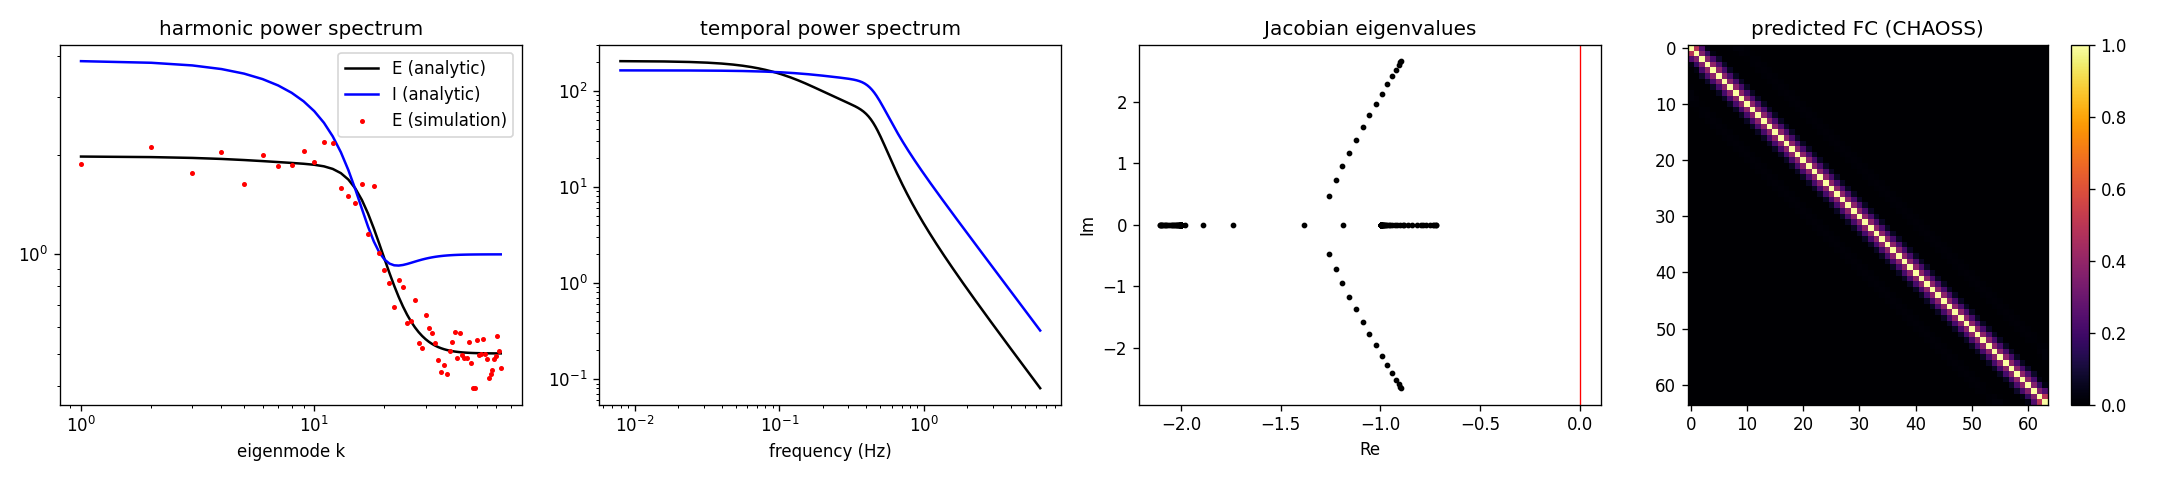

Here is the Python script that generated this plot:
"""Reproduce the reference setting: spectra, stability and FC on a 64-node chain graph.

Run: python examples/grid_demo.py  (writes grid_demo.png next to this file)
"""
import jax
import jax.numpy as jnp
import numpy as np

jax.config.update("jax_enable_x64", True)

import gnfjax as g

eigs, U = g.grid_laplacian_eigensystem(64, 1.0)
params = g.GNFParams(alpha_ee=20.0, alpha_ie=15.0, alpha_ei=15.0, alpha_ii=5.0, p=-5.0, q=-8.0,
                     sigma_ee=2.0, sigma_ie=2.0, sigma_ei=2.0, sigma_ii=2.0, tau_e=1.0, tau_i=0.5)

states, valid = g.steady_states(params)
for s in np.asarray(states)[np.asarray(valid)]:
    cls = int(g.classify_steady_state(params, eigs, s[0], s[1]))
    print(f"steady state E*={s[0]:.4f} I*={s[1]:.4f}  class={cls}  "
          f"distance to instability={float(g.distance_to_instability(params, eigs, s[0], s[1])):.4f}")

ess, iss = max((s for s in np.asarray(states)[np.asarray(valid)]),
               key=lambda s: float(g.distance_to_instability(params, eigs, s[0], s[1])))
p_e, p_i = g.harmonic_spectrum(params, eigs, ess, iss)
omegas = jnp.linspace(0.0, 40.0, 801)
t_e, t_i = g.model_temporal_spectrum(params, eigs, ess, iss, omegas)
lam = g.jacobian_eigenvalues(params, eigs, ess, iss)
fc = g.functional_connectivity(U, p_e)

beta_e, _ = g.simulate_linearised(params, eigs, ess, iss, jax.random.PRNGKey(0), dt=1e-3, n_steps=200_000, downsample=10)
sim_var = np.var(np.asarray(beta_e[1000:]), axis=0)

try:
    import matplotlib
    matplotlib.use("Agg")
    import matplotlib.pyplot as plt
except ImportError:
    raise SystemExit("install matplotlib to draw the figure")

fig, ax = plt.subplots(1, 4, figsize=(18, 4))
k = np.arange(1, 64)
ax[0].loglog(k, p_e[1:], "k-", label="E (analytic)")
ax[0].loglog(k, p_i[1:], "b-", label="I (analytic)")
ax[0].loglog(k, sim_var[1:], "r.", ms=4, label="E (simulation)")
ax[0].set(xlabel="eigenmode k", title="harmonic power spectrum"); ax[0].legend()
ax[1].loglog(omegas[1:] / (2 * np.pi), t_e[1:], "k-"); ax[1].loglog(omegas[1:] / (2 * np.pi), t_i[1:], "b-")
ax[1].set(xlabel="frequency (Hz)", title="temporal power spectrum")
ax[2].scatter(np.asarray(lam).real.ravel(), np.asarray(lam).imag.ravel(), s=6, c="k")
ax[2].axvline(0, color="r", lw=0.8); ax[2].set(xlabel="Re", ylabel="Im", title="Jacobian eigenvalues")
im = ax[3].imshow(np.asarray(fc), cmap="inferno", vmin=0, vmax=1); ax[3].set(title="predicted FC (CHAOSS)")
fig.colorbar(im, ax=ax[3])
fig.tight_layout()
out = __file__.replace(".py", ".png")
fig.savefig(out, dpi=120)
print("wrote", out)
